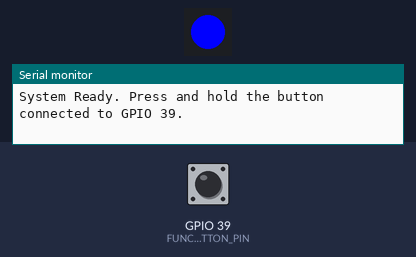
Bench run of a sketch on a simulated ESP32. Shown: 1 RGB LEDs in strip order, left to right, the last lines printed to the serial monitor. The inputs (shaded band) are chosen by the test bench; at power-on: GPIO 39 (FUNC_BUTTON_PIN) HIGH.

Above: at 2.0 s.
2.1 s: GPIO 39 (FUNC_BUTTON_PIN) pulled LOW for 3.2 s
At 5.31 s:
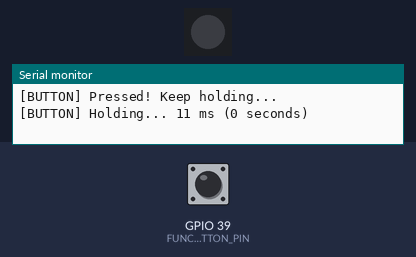
Timing chart, 0 to 6.9 s (numbered marks = the images above; inputs shaded):
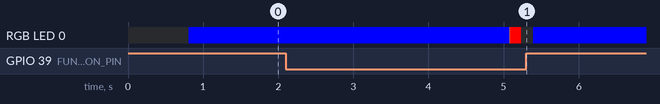

Measured:
- after the input at 2.1 s, RGB LED 0: RGB(0, 0, 255) → RGB(255, 165, 0) after 3.0 s, → RGB(255, 0, 0) 0.01 s later, → off 0.14 s later, → RGB(0, 0, 255) 0.16 s later

The sketch:

16.Function_Button_Test.ino
```cpp
/********************************************************************
 *  IO Builds — Sri Lanka
 *  FUNCTION BUTTON TEST SKETCH (GPIO 39)
 *
 *  This sketch tests the function button pressed durations.
 *  - Active LOW logic is assumed.
 *  - Visual feedback is printed to the Serial Monitor.
 *  - Blinks/changes color of the WS2812 status LED (GPIO 4) to
 *    confirm hold durations.
 ********************************************************************/

#include <Arduino.h>
#include <Adafruit_NeoPixel.h>

#define FUNC_BUTTON_PIN 39
#define WS_PIN 4
#define NUMPIXELS 1

Adafruit_NeoPixel statusLED(NUMPIXELS, WS_PIN, NEO_GRB + NEO_KHZ800);
bool buttonPressedState = LOW; // Auto-detected on boot

void setLEDColor(uint8_t r, uint8_t g, uint8_t b) {
  statusLED.setPixelColor(0, statusLED.Color(r, g, b));
  statusLED.show();
}

void setup() {
  Serial.begin(115200);
  delay(500);
  Serial.println("\n=== BBJSENSE Function Button Test ===");
  Serial.printf("Configuring Pin %d as INPUT.\n", FUNC_BUTTON_PIN);

  pinMode(FUNC_BUTTON_PIN, INPUT);

  // Auto-detect idle state on boot to determine active level (polarity)
  int idleSum = 0;
  for (int i = 0; i < 15; i++) {
    idleSum += digitalRead(FUNC_BUTTON_PIN);
    delay(20);
  }
  // If mostly HIGH at boot, button is active-LOW (pressed = LOW)
  // If mostly LOW at boot, button is active-HIGH (pressed = HIGH)
  if (idleSum > 7) {
    buttonPressedState = LOW;
    Serial.println("[BUTTON] Detected Active-LOW polarity (unpressed = HIGH).");
  } else {
    buttonPressedState = HIGH;
    Serial.println("[BUTTON] Detected Active-HIGH polarity (unpressed = LOW).");
  }

  statusLED.begin();
  statusLED.clear();
  setLEDColor(0, 0, 255); // Start with Blue LED
  Serial.println("System Ready. Press and hold the button connected to GPIO 39.");
}

void loop() {
  // Ignore button transitions during first 5 seconds to bypass BLE/Wi-Fi startup transient noise
  if (millis() < 5000) return;

  static unsigned long pressStartMs = 0;
  static bool wasPressed = false;
  static unsigned long lastPrintMs = 0;

  // Software Debouncer
  static bool lastRawState = HIGH;
  static bool debouncedState = HIGH;
  static unsigned long lastDebounceTime = 0;
  const unsigned long debounceDelay = 80; // 80 ms stable period required

  bool rawState = digitalRead(FUNC_BUTTON_PIN);
  if (rawState != lastRawState) {
    lastDebounceTime = millis();
    lastRawState = rawState;
  }

  if ((millis() - lastDebounceTime) > debounceDelay) {
    debouncedState = rawState;
  }

  // Read button state using detected polarity
  bool isPressed = (debouncedState == buttonPressedState);

  if (isPressed) {
    if (!wasPressed) {
      pressStartMs = millis();
      wasPressed = true;
      Serial.println("\n[BUTTON] Pressed! Keep holding...");
      setLEDColor(255, 165, 0); // Orange when pressed
    } else {
      unsigned long holdDuration = millis() - pressStartMs;

      // Print hold duration every 1 second
      if (millis() - lastPrintMs >= 1000) {
        Serial.printf("[BUTTON] Holding... %lu ms (%lu seconds)\n", holdDuration, holdDuration / 1000);
        lastPrintMs = millis();
      }

      // Blink red while holding
      if ((holdDuration % 300) < 150) {
        setLEDColor(255, 0, 0); // Red ON
      } else {
        setLEDColor(0, 0, 0); // Red OFF
      }

      // 10 second hold threshold met
      if (holdDuration >= 10000) {
        Serial.println("\n[SUCCESS] 10-Second Hold Detected!");

        // Fast white blinking for success indication
        for (int i = 0; i < 15; i++) {
          setLEDColor(255, 255, 255);
          delay(60);
          setLEDColor(0, 0, 0);
          delay(60);
        }

        Serial.println("[SYSTEM] Reset trigger simulation successful! Release button to restart test.");

        // Block until button released to avoid repeat triggers
        while (digitalRead(FUNC_BUTTON_PIN) == buttonPressedState) {
          setLEDColor(0, 255, 0); // Solid green while waiting for release
          delay(10);
        }

        wasPressed = false;
        setLEDColor(0, 0, 255); // Reset back to Blue
        Serial.println("\n[RESET] Ready for next test.");
      }
    }
  } else {
    if (wasPressed) {
      unsigned long holdDuration = millis() - pressStartMs;
      Serial.printf("\n[BUTTON] Released. Total hold duration: %lu ms (%lu seconds)\n", holdDuration, holdDuration / 1000);
      if (holdDuration < 10000) {
        Serial.println("[INFO] Hold duration was less than 10 seconds. Reset was NOT triggered.");
      }
      wasPressed = false;
      setLEDColor(0, 0, 255); // Restore Blue LED
    }
  }
  delay(10); // Small debounce/polling delay
}
```
